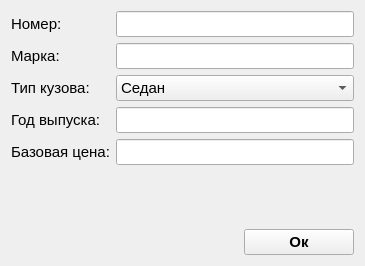
<?xml version="1.0" encoding="UTF-8"?>
<ui version="4.0">
 <class>FormCar</class>
 <widget class="QWidget" name="FormCar">
  <property name="geometry">
   <rect>
    <x>0</x>
    <y>0</y>
    <width>365</width>
    <height>266</height>
   </rect>
  </property>
  <property name="font">
   <font>
    <pointsize>11</pointsize>
   </font>
  </property>
  <property name="windowTitle">
   <string>Form</string>
  </property>
  <layout class="QGridLayout" name="gridLayout" rowstretch="0,0,0">
   <item row="0" column="0" colspan="3">
    <layout class="QFormLayout" name="formLayout">
     <item row="0" column="0">
      <widget class="QLabel" name="label">
       <property name="text">
        <string>Номер:</string>
       </property>
       <property name="margin">
        <number>5</number>
       </property>
      </widget>
     </item>
     <item row="0" column="1">
      <widget class="QLineEdit" name="lineId"/>
     </item>
     <item row="1" column="0">
      <widget class="QLabel" name="label_2">
       <property name="text">
        <string>Марка:</string>
       </property>
       <property name="margin">
        <number>5</number>
       </property>
      </widget>
     </item>
     <item row="1" column="1">
      <widget class="QLineEdit" name="lineBrand"/>
     </item>
     <item row="2" column="0">
      <widget class="QLabel" name="label_3">
       <property name="text">
        <string>Тип кузова:</string>
       </property>
       <property name="margin">
        <number>5</number>
       </property>
      </widget>
     </item>
     <item row="2" column="1">
      <widget class="QComboBox" name="cmbBType">
       <item>
        <property name="text">
         <string>Седан</string>
        </property>
       </item>
       <item>
        <property name="text">
         <string>Внедорожник</string>
        </property>
       </item>
       <item>
        <property name="text">
         <string>Минивэн</string>
        </property>
       </item>
       <item>
        <property name="text">
         <string>Лимузин</string>
        </property>
       </item>
      </widget>
     </item>
     <item row="3" column="0">
      <widget class="QLabel" name="label_4">
       <property name="text">
        <string>Год выпуска:</string>
       </property>
       <property name="margin">
        <number>5</number>
       </property>
      </widget>
     </item>
     <item row="3" column="1">
      <widget class="QLineEdit" name="lineYear"/>
     </item>
     <item row="4" column="0">
      <widget class="QLabel" name="label_5">
       <property name="text">
        <string>Базовая цена:</string>
       </property>
       <property name="margin">
        <number>5</number>
       </property>
      </widget>
     </item>
     <item row="4" column="1">
      <widget class="QLineEdit" name="lineBasePrice"/>
     </item>
    </layout>
   </item>
   <item row="1" column="0" colspan="3">
    <widget class="QLabel" name="lblError">
     <property name="styleSheet">
      <string notr="true">color: red;</string>
     </property>
     <property name="text">
      <string/>
     </property>
     <property name="alignment">
      <set>Qt::AlignCenter</set>
     </property>
     <property name="margin">
      <number>0</number>
     </property>
    </widget>
   </item>
   <item row="2" column="2">
    <widget class="QPushButton" name="btnOk">
     <property name="sizePolicy">
      <sizepolicy hsizetype="Minimum" vsizetype="Fixed">
       <horstretch>0</horstretch>
       <verstretch>0</verstretch>
      </sizepolicy>
     </property>
     <property name="font">
      <font>
       <pointsize>11</pointsize>
       <weight>75</weight>
       <bold>true</bold>
      </font>
     </property>
     <property name="styleSheet">
      <string notr="true"/>
     </property>
     <property name="text">
      <string>Ок</string>
     </property>
    </widget>
   </item>
  </layout>
 </widget>
 <resources/>
 <connections/>
</ui>
